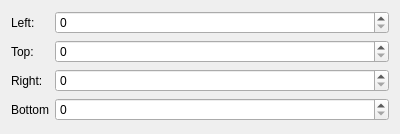
<?xml version="1.0" encoding="UTF-8"?>
<ui version="4.0">
 <class>CutTab</class>
 <widget class="QWidget" name="CutTab">
  <property name="geometry">
   <rect>
    <x>0</x>
    <y>0</y>
    <width>400</width>
    <height>134</height>
   </rect>
  </property>
  <property name="windowTitle">
   <string>Form</string>
  </property>
  <layout class="QVBoxLayout" name="verticalLayout">
   <item>
    <layout class="QFormLayout" name="formLayout">
     <item row="0" column="0">
      <widget class="QLabel" name="label">
       <property name="text">
        <string>Left:</string>
       </property>
      </widget>
     </item>
     <item row="1" column="0">
      <widget class="QLabel" name="label_2">
       <property name="text">
        <string>Top:</string>
       </property>
      </widget>
     </item>
     <item row="2" column="0">
      <widget class="QLabel" name="label_3">
       <property name="text">
        <string>Right:</string>
       </property>
      </widget>
     </item>
     <item row="3" column="0">
      <widget class="QLabel" name="label_4">
       <property name="text">
        <string>Bottom</string>
       </property>
      </widget>
     </item>
     <item row="0" column="1">
      <widget class="QSpinBox" name="left"/>
     </item>
     <item row="1" column="1">
      <widget class="QSpinBox" name="top"/>
     </item>
     <item row="2" column="1">
      <widget class="QSpinBox" name="right"/>
     </item>
     <item row="3" column="1">
      <widget class="QSpinBox" name="bottom"/>
     </item>
    </layout>
   </item>
  </layout>
 </widget>
 <resources/>
 <connections/>
</ui>
